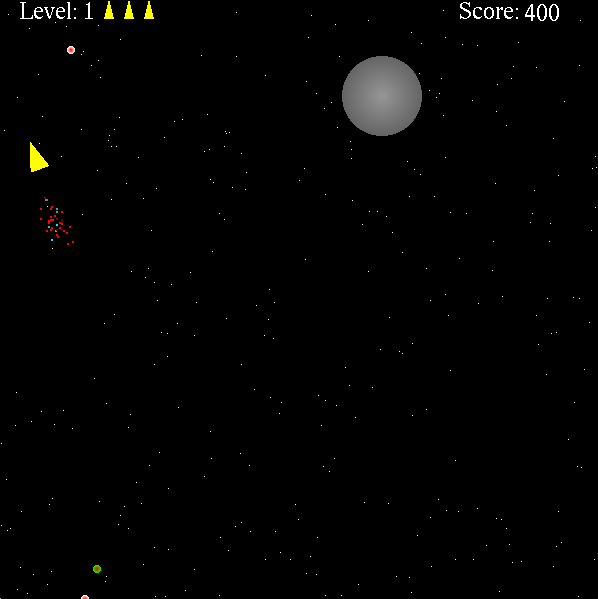
#> input picture Controller/test_shot.png, 1196 x 1198 px (shown at 1/2 size)
$ python untitled1.py   (older library calls are emulated)
#> lines starting #> are read from the running program, lines starting #| are printed output that depends on the picture
#!/usr/bin/env python3
# -*- coding: utf-8 -*-
"""
Created on Mon Nov  6 20:42:19 2017

@author: danberenberg
"""

from PIL import Image


im = Image.open("test_shot.png").convert('LA')
im_resized = im.resize((64,64),Image.ANTIALIAS)
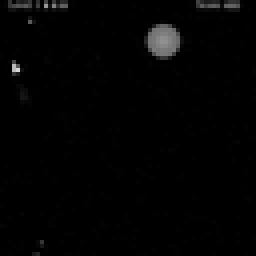
#> im_resized: PIL image 64x64 LA (shown 4 times larger); mean R, G, B, A 3, 3, 3, 255
im_resized.save("test-64_greyscale.png", dpi=(64,64))
